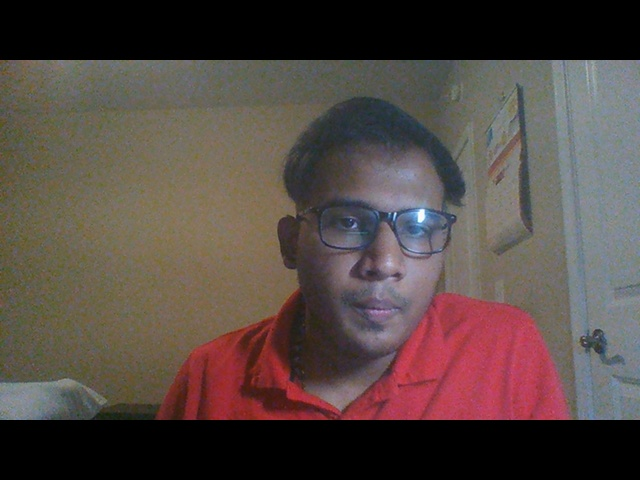
#> input picture test_image.jpg, 640 x 480 px, found by its file name
$ python train_model.py
#> lines starting #> are read from the running program, lines starting #| are printed output that depends on the picture
### faceRecognition.py
import numpy as np
import cv2
import os

def faceDetection(test_img):
    gray_img=cv2.cvtColor(test_img,cv2.COLOR_BGR2GRAY)
    face_haar=cv2.CascadeClassifier(r'C:\Users\adithya\Face-Recognition\haarcascade_frontalface_alt.xml')
    faces=face_haar.detectMultiScale(gray_img,scaleFactor=1.2,minNeighbors=3)
    return faces,gray_img

def labels_for_training_data(directory):
    faces=[]
    faceID=[]

    for path,subdirnames,filenames in os.walk(directory):
        for filename in filenames:
            if filename.startswith("."):
                print("skipping system file")
                continue
            id=os.path.basename(path)
            img_path=os.path.join(path,filename)
            print ("img_path",img_path)
            print("id: ",id)
            test_img=cv2.imread(img_path)
            if test_img is None:
                print ("Not Loaded Properly")
                continue

            faces_rect,gray_img=faceDetection(test_img)
            if len(faces_rect)!=1:
                continue
            (x,y,w,h)=faces_rect[0]
            roi_gray=gray_img[y:y+w,x:x+h]
            faces.append(roi_gray)
            faceID.append(int(id))
    return faces,faceID

def train_classifier(faces,faceID):
    face_recognizer=cv2.face.LBPHFaceRecognizer_create()
    face_recognizer.train(faces,np.array(faceID))
    return face_recognizer

def draw_rect(test_img,face):
    (x,y,w,h)=face
    cv2.rectangle(test_img,(x,y),(x+w,y+h),(0,255,0),thickness=3)

def put_text(test_img,text,x,y):
    cv2.putText(test_img,text,(x,y),cv2.FONT_HERSHEY_DUPLEX,1,(255,0,0),4)


### train_model.py
import numpy as np
import cv2
import os

import faceRecognition as fr
print (fr)

test_img=cv2.imread(r'C:\Users\adithya\Face-Recognition\test_image.jpg')  #Give path to the image which you want to test
#> test_img is the input picture: shape (480, 640, 3); mean B, G, R 67.8, 72, 84.7


faces_detected,gray_img=fr.faceDetection(test_img)
#> in faceDetection, `gray_img=cv2.cvtColor(test_img,cv2.COLOR_BGR2GRAY)`:
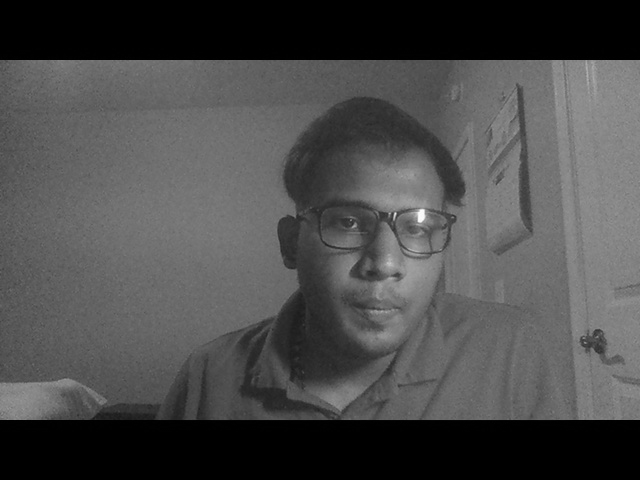
#> gray_img: shape (480, 640); min 0, max 252, mean 75.3
#> in faceDetection, `faces=face_haar.detectMultiScale(gray_img,scaleFactor=1.2,minNeighbors..`: faces = [[288, 154, 183, 183]]
#> faces_detected = [[288, 154, 183, 183]]
print("face Detected: ",faces_detected)
#| face Detected:  [[288 154 183 183]]
#> pass 2 of the loop in labels_for_training_data, `for path,subdirnames,filenames in os.walk(directory):`:
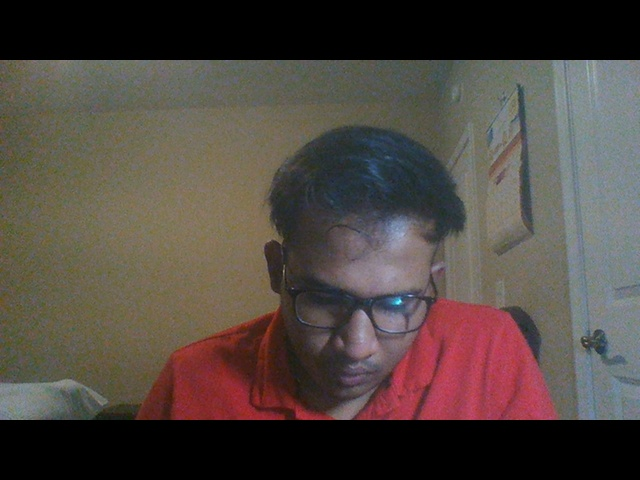
#> input picture train_images/0/image0022.jpg, 640 x 480 px
#> in labels_for_training_data, test_img is the input picture: shape (480, 640, 3); mean B, G, R 65.3, 70.8, 80.1
#> in faceDetection (call 2), `gray_img=cv2.cvtColor(test_img,cv2.COLOR_BGR2GRAY)`:
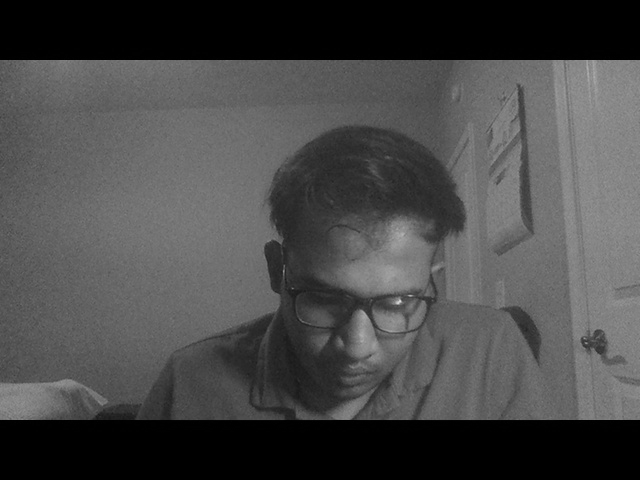
#> gray_img: shape (480, 640); min 0, max 218, mean 73
#> faces = [[265, 236, 174, 174]]
#> in labels_for_training_data, `(x,y,w,h)=faces_rect[0]`: x = 265; y = 236; w = 174
#> in labels_for_training_data, `roi_gray=gray_img[y:y+w,x:x+h]`:
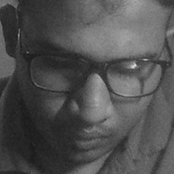
#> roi_gray: shape (174, 174); min 23, max 218, mean 80.1

#Training will begin from here

faces,faceID=fr.labels_for_training_data(r'C:\Users\adithya\Face-Recognition\train_images') #Give path to the train-images folder which has both labeled folder as 0 and 1
face_recognizer=fr.train_classifier(faces,faceID)
face_recognizer.save(r'C:\Users\adithya\Face-Recognition\trainingData.yml') #It will save the trained model. Just give path to where you want to save

name={0:"Adithya Suresh"}    #Change names accordingly. If you want to recognize only one person then write:- name={0:"name"} thats all. Dont write for id number 1.


for face in faces_detected:
    (x,y,w,h)=face
    roi_gray=gray_img[y:y+h,x:x+h]
    label,confidence=face_recognizer.predict(roi_gray)
    print ("Confidence :",confidence)
    print("label :",label)
    fr.draw_rect(test_img,face)
    predicted_name=name[label]
    fr.put_text(test_img,predicted_name,x,y)
#> this loop made 1 pass
#> pass 1, `roi_gray=gray_img[y:y+h,x:x+h]`:
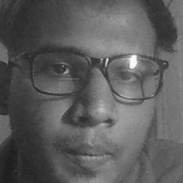
#> roi_gray: shape (183, 183); min 28, max 252, mean 92.4
#> after the loop:
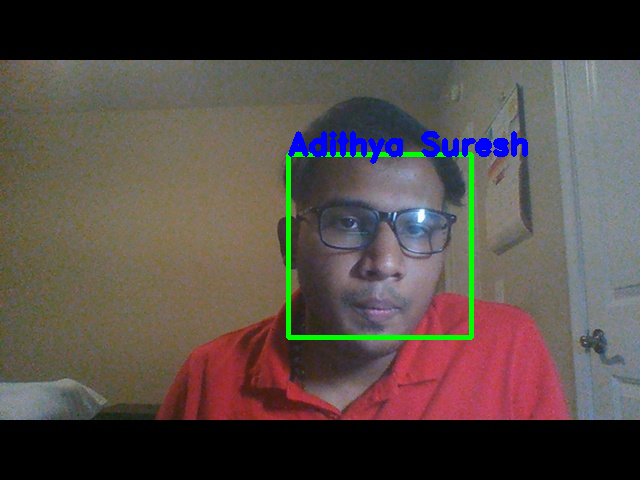
#> test_img: shape (480, 640, 3); mean B, G, R 68.8, 73, 82.8

resized_img=cv2.resize(test_img,(1000,700))
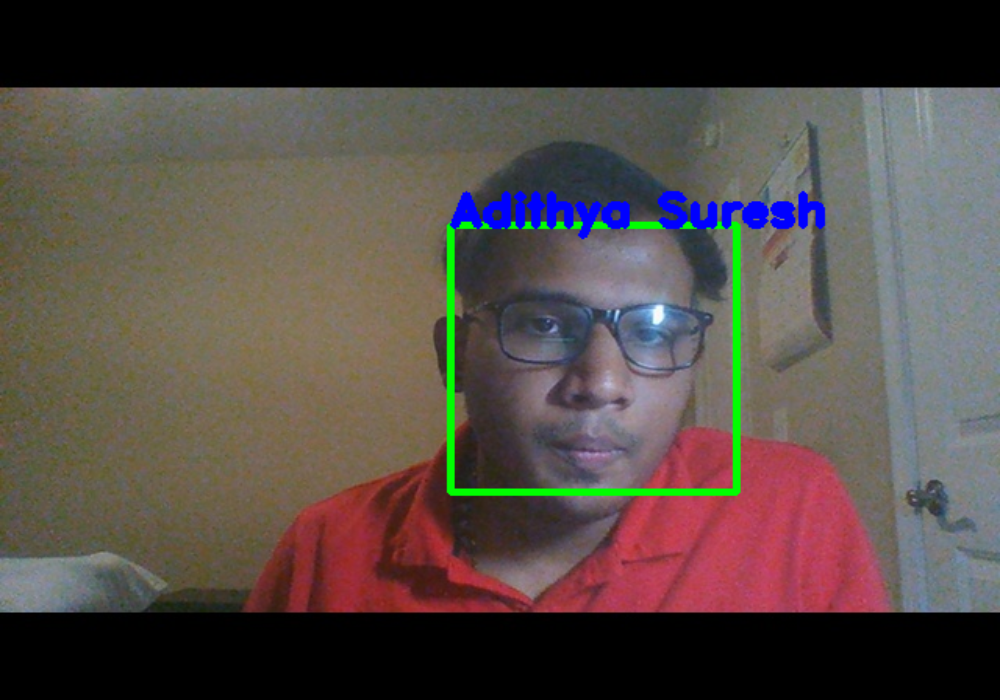
#> resized_img: shape (700, 1000, 3); mean B, G, R 68.7, 72.9, 82.7

cv2.imshow("face detection ", resized_img)
cv2.waitKey(0)
cv2.destroyAllWindows
